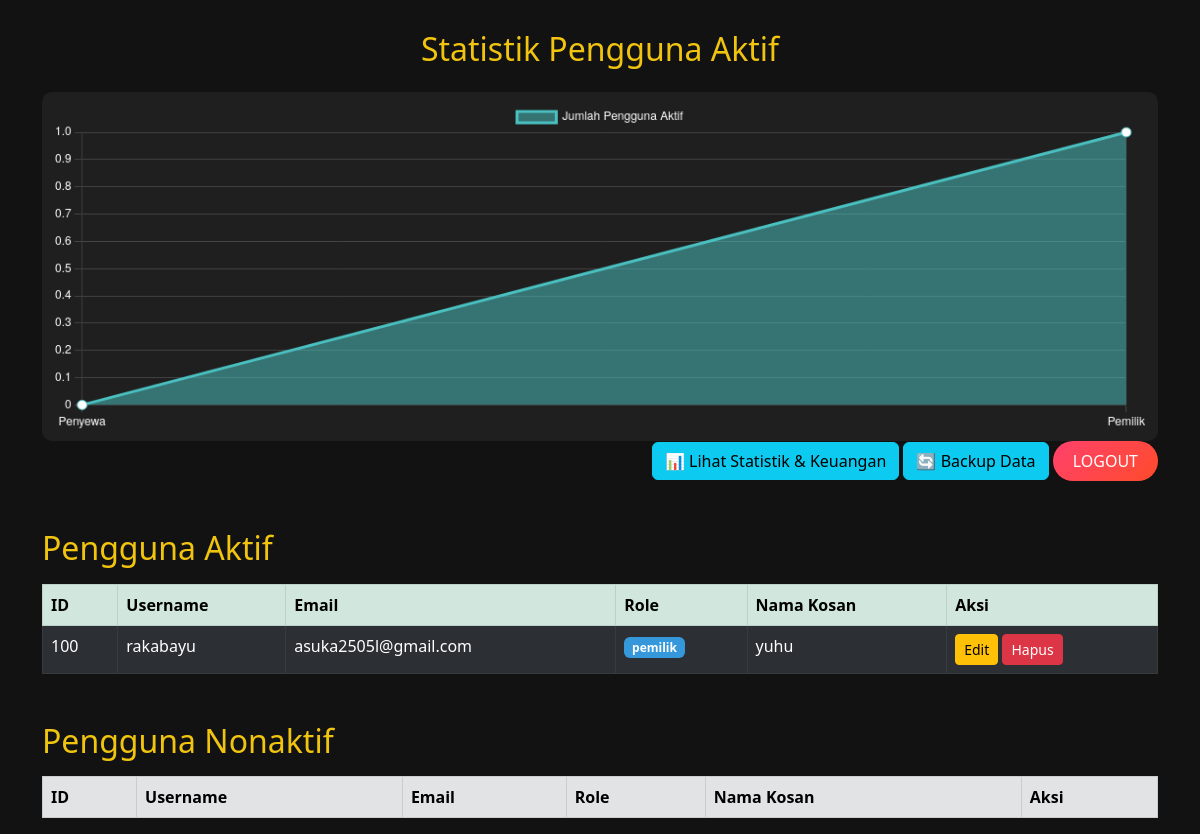
Before: /commponent/admin_dashboard.php (signed in) with the older database file.
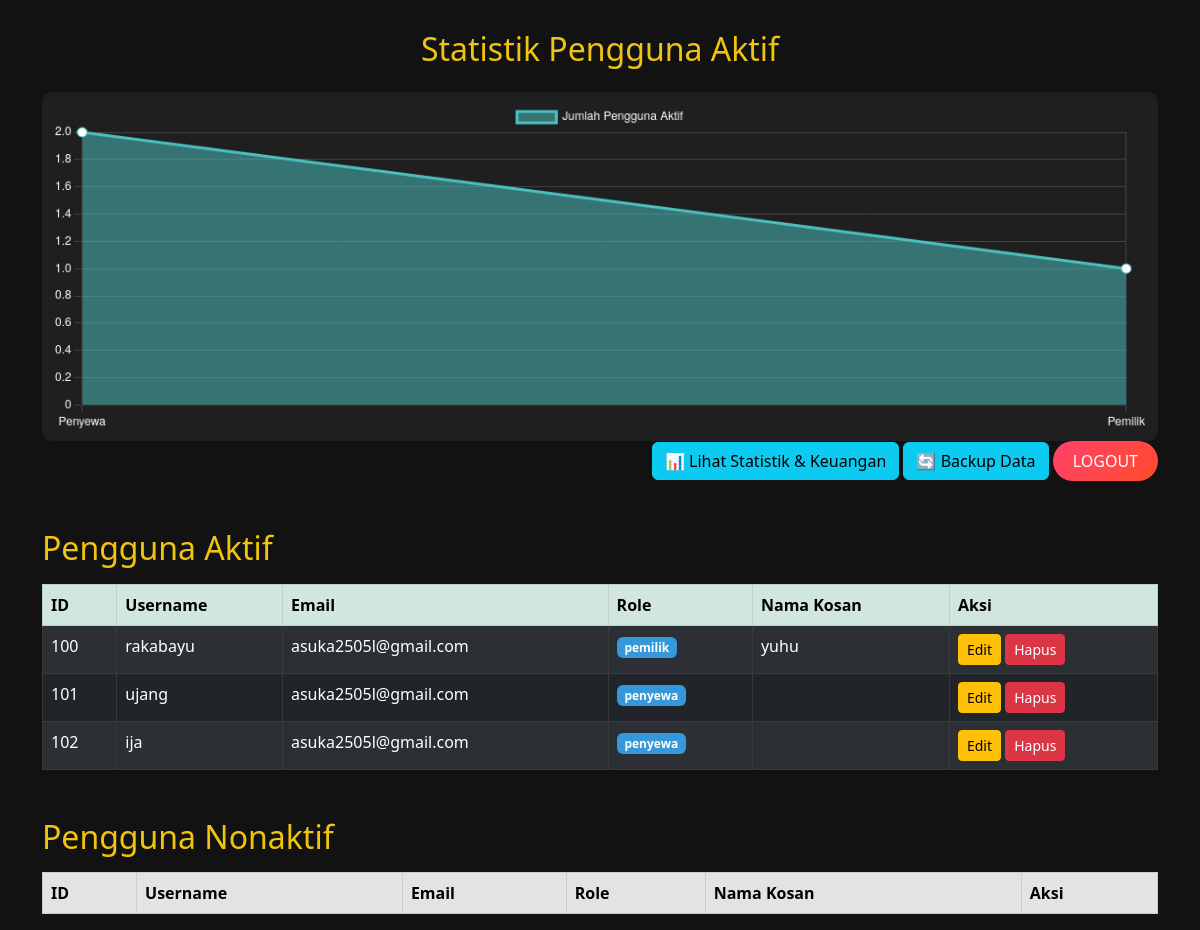
After: the same page with the newer database file.
### tables this page shows
CREATE TABLE `users` (
  `id` int(11) NOT NULL AUTO_INCREMENT,
  `username` varchar(255) NOT NULL,
  `password` varchar(255) NOT NULL,
  `email` varchar(255) NOT NULL,
  `role` varchar(10) NOT NULL,
  `nama_kosan` varchar(255) DEFAULT NULL,
  `created_at` timestamp NOT NULL DEFAULT current_timestamp(),
  `reset_token` varchar(255) DEFAULT NULL,
  `reset_token_expiry` datetime DEFAULT NULL,
  `no_gopay` varchar(20) DEFAULT NULL,
  `alamat_kosan` text DEFAULT NULL,
  `latitude` varchar(50) DEFAULT NULL,
  `longitude` varchar(50) DEFAULT NULL,
  `is_verified` tinyint(1) DEFAULT 0,
  `verification_token` varchar(100) DEFAULT NULL,
  `is_deleted` tinyint(1) DEFAULT 0,
  PRIMARY KEY (`id`)
);

### commponent/admin_dashboard.php (the view, shortened to what this page needs)
<?php
$host = 'localhost';
$dbname = 'users';
$username = 'root';
$password = '';
try {
    $pdo = new PDO("mysql:host=$host;dbname=$dbname", $username, $password);
    $pdo->setAttribute(PDO::ATTR_ERRMODE, PDO::ERRMODE_EXCEPTION);
} catch (PDOException $e) {
    die("Koneksi gagal: " . $e->getMessage());
}
$stmtAktif = $pdo->prepare("SELECT * FROM users WHERE (role = 'penyewa' OR role = 'pemilik') AND is_deleted = 0");
$stmtAktif->execute();
$usersAktif = $stmtAktif->fetchAll();
$penyewaCount = 0;
$pemilikCount = 0;
foreach ($usersAktif as $user) {
    if ($user['role'] === 'penyewa') $penyewaCount++;
    if ($user['role'] === 'pemilik') $pemilikCount++;
}
?>
<!DOCTYPE html>
<html>
<head>
    <link href="https://cdn.jsdelivr.net/npm/bootstrap@5.3.0/dist/css/bootstrap.min.css" rel="stylesheet">
</head>
<body>
<div class="container">
    <h2 class="text-center mb-4">Statistik Pengguna Aktif</h2>
    <canvas id="userChart" height="100"></canvas>
        <div class="text-end mb-4">
    <a href="admin_analytics.php" class="btn btn-info">📊 Lihat Statistik & Keuangan</a>
     <a href="backup_data.php" target="_blank" class="btn btn-info">🔄 Backup Data</a>
    <a href="index.php" class="btn btn-logout">LOGOUT</a>
</div>
    <h2 class="mt-5 mb-3">Pengguna Aktif</h2>
    <table class="table table-dark table-bordered table-striped">
        <thead class="table-success text-dark">
            <tr>
                <th>ID</th>
                <th>Username</th>
                <th>Email</th>
                <th>Role</th>
                <th>Nama Kosan</th>
                <th>Aksi</th>
            </tr>
        </thead>
        <tbody>
            <?php foreach ($usersAktif as $user): ?>
            <tr>
                <td><?= htmlspecialchars($user['id']) ?></td>
                <td><?= htmlspecialchars($user['username']) ?></td>
                <td><?= htmlspecialchars($user['email']) ?></td>
                <td><span class="badge bg-primary"><?= $user['role'] ?></span></td>
                <td><?= htmlspecialchars($user['nama_kosan']) ?></td>
                <td>
                    <a href="edit_user.php?id=<?= $user['id'] ?>" class="btn btn-warning btn-sm">Edit</a>
                    <a href="admin_dashboard.php?delete=<?= $user['id'] ?>" class="btn btn-danger btn-sm" onclick="return confirm('Yakin ingin menghapus user ini?')">Hapus</a>
                </td>
            </tr>
            <?php endforeach ?>
        </tbody>
    </table>
    <h2 class="mt-5 mb-3"> Pengguna Nonaktif</h2>
    <table class="table table-dark table-bordered table-striped">
        <thead class="table-secondary text-dark">
            <tr>
                <th>ID</th>
                <th>Username</th>
                <th>Email</th>
                <th>Role</th>
                <th>Nama Kosan</th>
                <th>Aksi</th>
            </tr>
        </thead>
    </table>
</div>
<script>
const ctx = document.getElementById('userChart').getContext('2d');
const userChart = new Chart(ctx, {
    type: 'line',
    data: {
        labels: ['Penyewa', 'Pemilik'],
        datasets: [{
            label: 'Jumlah Pengguna Aktif',
            data: [<?= $penyewaCount ?>, <?= $pemilikCount ?>],
            borderColor: '#4bc0c0',
            backgroundColor: '#4bc0c088',
            tension: 0.4,
            fill: true,
            pointBackgroundColor: 'white',
            pointBorderColor: '#4bc0c0',
            pointRadius: 5
        }]
    },
    options: {
        responsive: true,
        scales: {
            y: {
                beginAtZero: true,
                ticks: {
                    color: 'white'
                },
                grid: {
                    color: '#444'
                }
            },
            x: {
                ticks: {
                    color: 'white'
                },
                grid: {
                    color: '#444'
                }
            }
        },
        plugins: {
            legend: {
                labels: {
                    color: 'white'
                }
            },
            tooltip: {
                backgroundColor: '#333',
                titleColor: 'white',
                bodyColor: 'white'
            }
        }
    }
});
</script>
</body>
</html>

Changed rows visible on the page:
added users: id "101", username "ujang", email "asuka2505l@gmail.com", role "penyewa"
added users: id "102", username "ija", email "asuka2505l@gmail.com", role "penyewa"
Other visible differences:
chart data {{ $penyewaCount }}: 0 → 2
